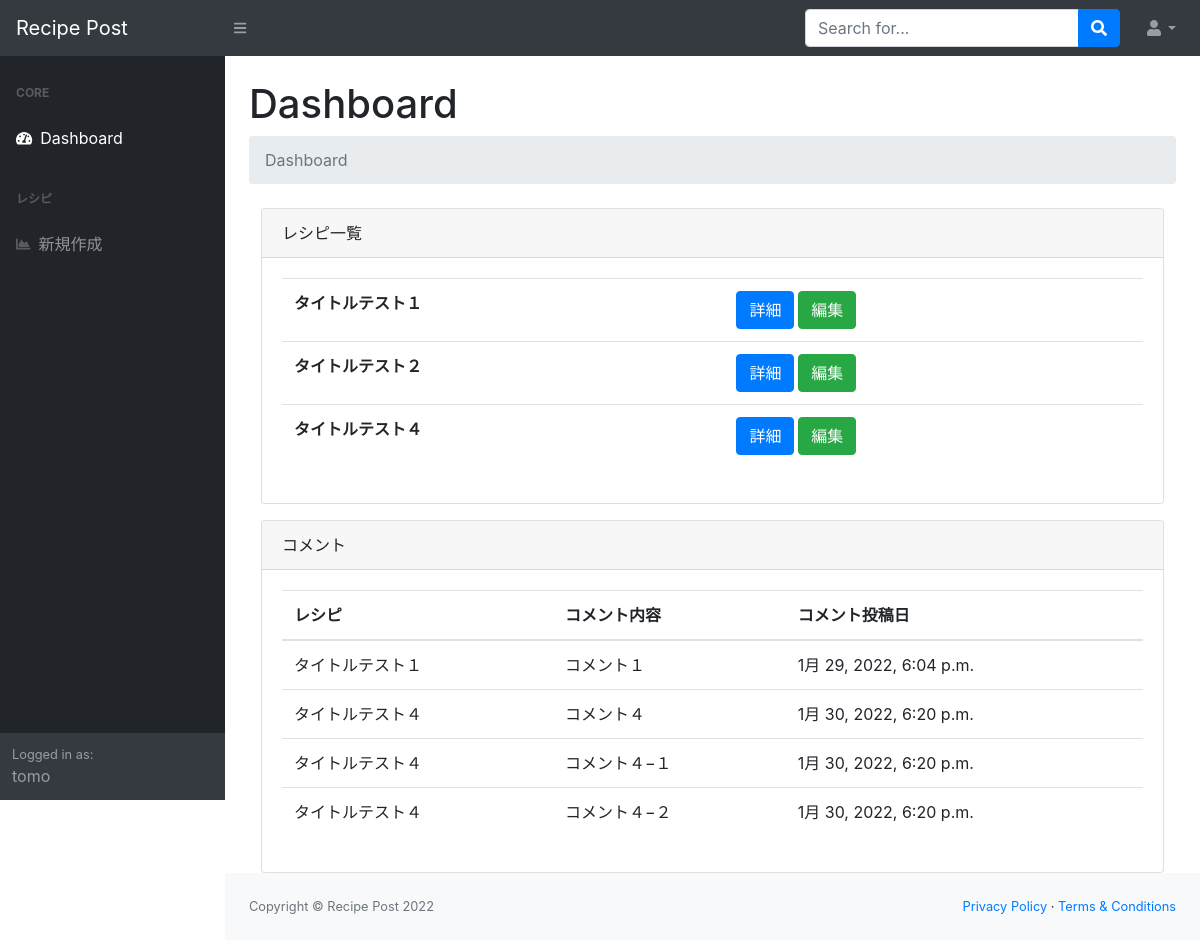
Screenshot of /userpage/ (signed in) with the database file from the repository.
### recipe/models.py (models this page shows, shortened)
class Recipe(models.Model):
    title = models.CharField(verbose_name="タイトル", max_length=200)
    content = models.TextField(verbose_name="内容")
    description = models.TextField(blank=True, default="")
    image = models.ImageField(upload_to="images/uploaded/", default=None, null=True, blank=True)
    user = models.ForeignKey(User, on_delete=models.CASCADE, default=None, null=True)
    created = models.DateTimeField(auto_now_add=True)
    modified = models.DateTimeField(auto_now=True)
    detail_main = ImageSpecField(
        source = "image",
        processors = [ResizeToFill(640, 480)],
        format = "jpeg",
        options = {"quality": 80}
    )
    class Meta:
        verbose_name = "レシピ"
        verbose_name_plural = "レシピ"

### comment/models.py (models this page shows)
class Comment(models.Model):
  content = models.TextField()
  created = models.DateTimeField(auto_now_add=True)
  recipe = models.ForeignKey(Recipe, on_delete=models.CASCADE, default=None, null=True)

### userpage/views.py (the view)
class UserpageTemplateView(UserpageMixin, TemplateView):
  template_name = "userpage/index.html"
  def get_context_data(self, **kwargs):
    context = super().get_context_data(**kwargs)
    if self.request.user.is_authenticated:
      context['recipe_list'] = Recipe.objects.filter(user=self.request.user).prefetch_related("comment_set")
    else:
      context['recipe_list'] = None
    return context

### userpage/templates/userpage/index.html
{% extends 'userpage.html' %}
{% block body %}
<div class="col-lg-12">
  <div class="card">
    <div class="card-header">
      レシピ一覧
    </div>
    <div class="card-body">
      <table class="table">
        {% for recipe in recipe_list %}
        <tr>
          <th>{{ recipe.title }}</th>
          <th>
            <a href="{% url 'recipe:detail' recipe.id %}" class="btn btn-primary">詳細</a>
            <a href="{% url 'userpage:recipe:update' recipe.id %}" class="btn btn-success">編集</a>
          </th>
        </tr>
        {% endfor %}
      </table>
    </div>
  </div>
  <div class="card mt-3">
    <div class="card-header">
      コメント
    </div>
    <div class="card-body">
      <table class="table">
        <thead>
          <tr>
            <th>レシピ</th>
            <th>コメント内容</th>
            <th>コメント投稿日</th>
          </tr>
        </thead>
        {% for recipe in recipe_list %}
        {% for comment in recipe.comment_set.all %}
        <tr>
          <td>{{ recipe.title }}</td>
          <td>{{ comment.content }}</td>
          <td>{{ comment.created }}</td>
        </tr>
        {% endfor %}
        {% endfor %}
      </table>
    </div>
  </div>
</div>
{% endblock %}

### userpage/templates/userpage.html (shortened to what this page needs)
{% load static %}
<!DOCTYPE html>
<html lang="en">
<head>
  <link href="{% static 'css/styles.css' %}" rel="stylesheet" />
  <link href="https://cdn.datatables.net/1.10.20/css/dataTables.bootstrap4.min.css" rel="stylesheet"
 />
</head>
<body class="sb-nav-fixed">
  <nav class="sb-topnav navbar navbar-expand navbar-dark bg-dark">
    <a class="navbar-brand" href="{% url 'userpage:index' %}">Recipe Post</a>
    <button class="btn btn-link btn-sm order-1 order-lg-0" id="sidebarToggle" href="#"><i
        class="fas fa-bars"></i></button>
    <form class="d-none d-md-inline-block form-inline ml-auto mr-0 mr-md-3 my-2 my-md-0">
      <div class="input-group">
        <input class="form-control" type="text" placeholder="Search for..." aria-label="Search"
          aria-describedby="basic-addon2" />
        <div class="input-group-append">
          <button class="btn btn-primary" type="button"><i class="fas fa-search"></i></button>
        </div>
      </div>
    </form>
    <ul class="navbar-nav ml-auto ml-md-0">
      <li class="nav-item dropdown">
        <a class="nav-link dropdown-toggle" id="userDropdown" href="#" role="button" data-toggle="dropdown"
          aria-haspopup="true" aria-expanded="false"><i class="fas fa-user fa-fw"></i></a>
      </li>
    </ul>
  </nav>
  <div id="layoutSidenav">
    <div id="layoutSidenav_nav">
      <nav class="sb-sidenav accordion sb-sidenav-dark" id="sidenavAccordion">
        <div class="sb-sidenav-menu">
          <div class="nav">
            <div class="sb-sidenav-menu-heading">Core</div>
            <a class="nav-link" href="{% url 'userpage:index' %}">
              <div class="sb-nav-link-icon"><i class="fas fa-tachometer-alt"></i></div>
              Dashboard
            </a>
            <div class="sb-sidenav-menu-heading">レシピ</div>
            <a class="nav-link collapsed" href="{% url 'userpage:recipe:create' %}" >
              <div class="sb-nav-link-icon"><i class="fas fa-chart-area"></i></div>
              新規作成
            </a>
          </div>
        </div>
        <div class="sb-sidenav-footer">
          <div class="small">Logged in as:</div>
          {{ request.user.username}}
        </div>
      </nav>
    </div>
    <div id="layoutSidenav_content">
      <main>
        <div class="container-fluid">
          <h1 class="mt-4">Dashboard</h1>
          {% block breadcrumbs %}
          <ol class="breadcrumb mb-4">
            <li class="breadcrumb-item active">Dashboard</li>
          </ol>
          {% endblock %}
          {% block body %}{% endblock %}
        </div>
      </main>
      <footer class="py-4 bg-light mt-auto">
        <div class="container-fluid">
          <div class="d-flex align-items-center justify-content-between small">
            <div class="text-muted">Copyright &copy; Recipe Post 2022</div>
            <div>
              <a href="#">Privacy Policy</a>
              &middot;
              <a href="#">Terms &amp; Conditions</a>
            </div>
          </div>
        </div>
      </footer>
    </div>
  </div>
</body>
</html>

### rows the page displays
Recipe: title "タイトルテスト１"
Recipe: title "タイトルテスト２"
Recipe: title "タイトルテスト４"
Comment: content "コメント１", created "1月 29, 2022, 6:04 p.m."
Comment: content "コメント４", created "1月 30, 2022, 6:20 p.m."
Comment: content "コメント４−１", created "1月 30, 2022, 6:20 p.m."
Comment: content "コメント４−２", created "1月 30, 2022, 6:20 p.m."

### other values shown
{{ request.user.username }} "tomo"
